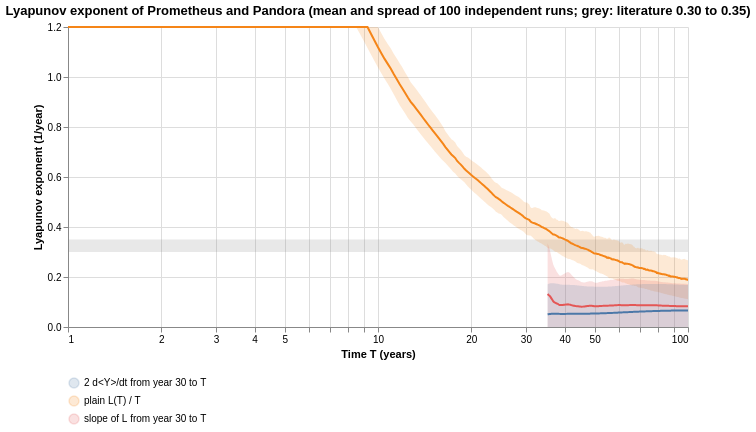

Specify this chart in Vega-Lite:
### Vega-Lite specification from a JSON file in a GitHub repository (floating-point values rounded to 4 significant figures; data arrays with more than 128 entries replaced by an {"elided": "..."} marker saying what was removed)
{"$schema": "https://vega.github.io/schema/vega-lite/v5.20.1.json", "config": {"view": {"continuousHeight": 300, "continuousWidth": 300, "strokeWidth": 0}}, "datasets": {"data-515aa700f99ef8cc389a75d4a9a34c8e": {"elided": "917 records"}, "data-cc0b6252ce709fbdc3bf758b3dae864e": [{"hi": 0.35, "lo": 0.3}]}, "height": 300, "layer": [{"data": {"name": "data-cc0b6252ce709fbdc3bf758b3dae864e"}, "encoding": {"y": {"field": "lo", "type": "quantitative"}, "y2": {"field": "hi"}}, "mark": {"color": "gray", "opacity": 0.18, "type": "rect"}}, {"data": {"name": "data-515aa700f99ef8cc389a75d4a9a34c8e"}, "encoding": {"color": {"field": "method", "legend": {"columns": 1, "orient": "bottom"}, "title": null, "type": "nominal"}, "x": {"field": "t_years", "scale": {"domain": [1, 100], "type": "log"}, "type": "quantitative"}, "y": {"field": "lo", "scale": {"clamp": true, "domain": [0, 1.2]}, "type": "quantitative"}, "y2": {"field": "hi"}}, "mark": {"opacity": 0.18, "type": "area"}}, {"data": {"name": "data-515aa700f99ef8cc389a75d4a9a34c8e"}, "encoding": {"color": {"field": "method", "type": "nominal"}, "tooltip": [{"field": "method", "type": "nominal"}, {"field": "t_years", "type": "quantitative"}, {"field": "mean", "type": "quantitative"}, {"field": "std", "type": "quantitative"}], "x": {"field": "t_years", "scale": {"domain": [1, 100], "type": "log"}, "title": "Time T (years)", "type": "quantitative"}, "y": {"field": "mean", "scale": {"domain": [0, 1.2]}, "title": "Lyapunov exponent (1/year)", "type": "quantitative"}}, "mark": {"type": "line"}}], "title": "Lyapunov exponent of Prometheus and Pandora (mean and spread of 100 independent runs; grey: literature 0.30 to 0.35)", "width": 620}
